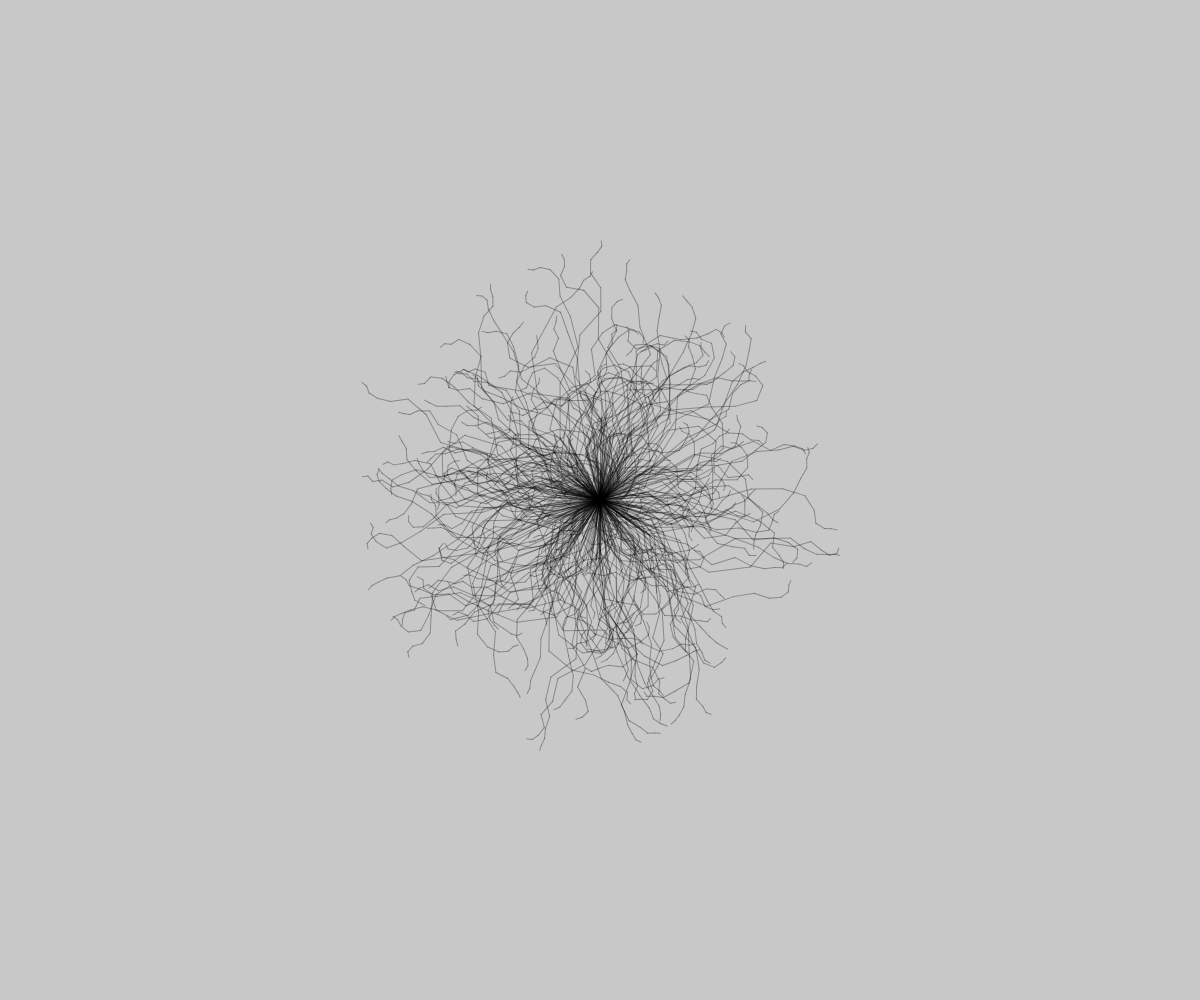
Frame 1 (no input)
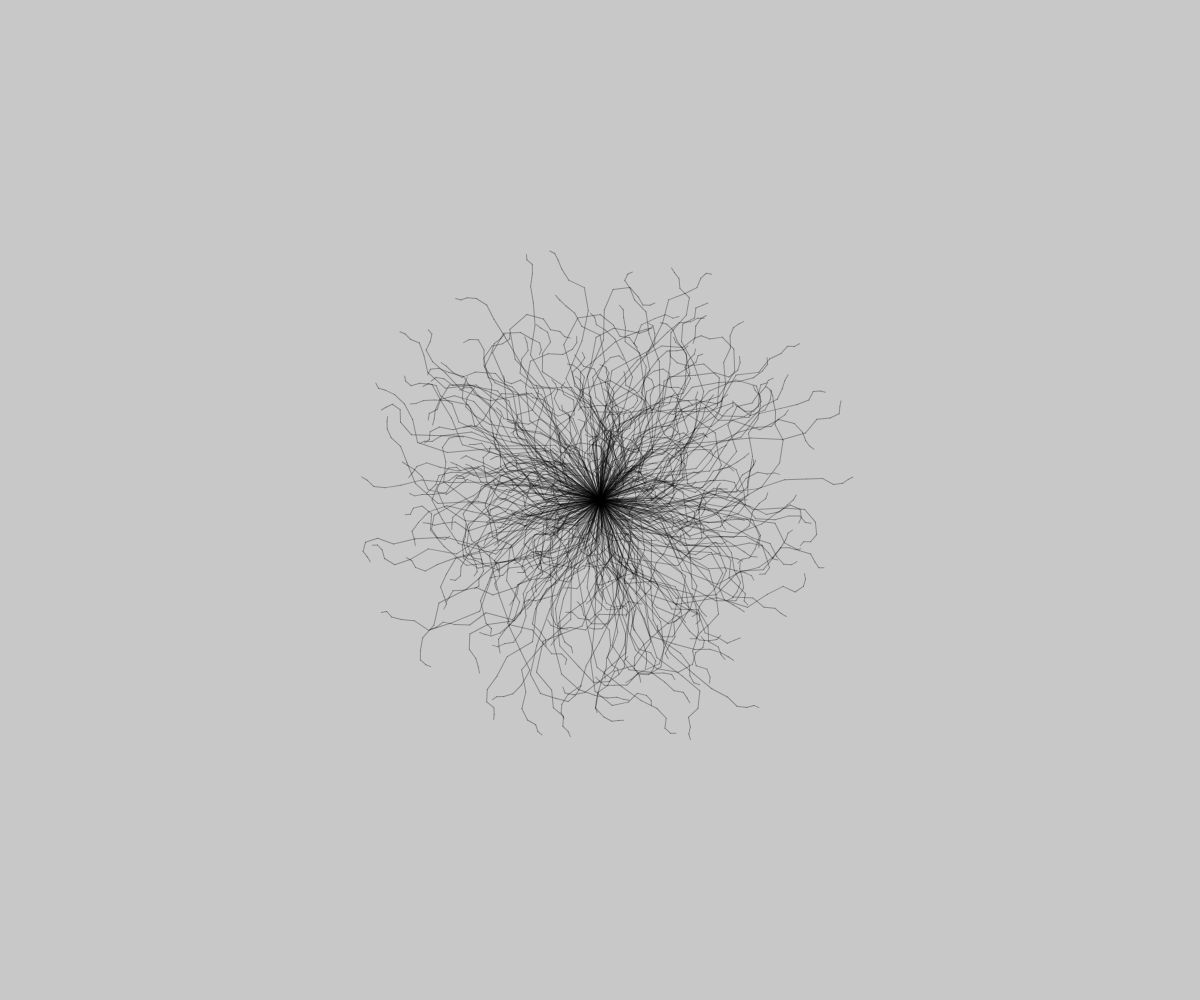
Frame 2 (the mouse pressed at the canvas centre, redrawn once)

The p5.js sketch that drew these frames (run headless with seeded random() and noise() and a simulated clock; the mouse was pressed at the canvas centre and the sketch redrawn once):

// p5.js sketch
// ── sketch.js
// 15 Generative Art - Repitition
// Jeffrey Hamilton
// 25/Mar/2024
//
// Extra for Experts:
// - describe what you did to take this project "above and beyond"


function setup() {
  createCanvas(windowWidth, windowHeight);
  background(200);
  angleMode(DEGREES);
  stroke(0,80);
  noLoop();
}

function randomElement(currLen) {
  //stroke(170,255,231);
  push(); // Isolate coordinate transformations.
  rotate(random(0,360));

  while(currLen > 5) {
    rotate(random(-60,60));
    line(0,0,0,currLen);
    translate(0,currLen);
    currLen*=0.75;
  }

  pop();
}

function randomElement_2(currLen) {
  push();
  translate(random(0,width),random(0,height));

  while(currLen > 5) {
    rotate(random(0,360));
    line(0,0,0,currLen);
    translate(0,currLen);
    currLen*=(random(0.10,0.75));
  }

  pop();
}

function draw() {
  frameRate(60);
  translate(width/2,height/2);
  background(200);
  for(let i=0; i<500; i++) {
    randomElement(random(0,75));
  }
}
